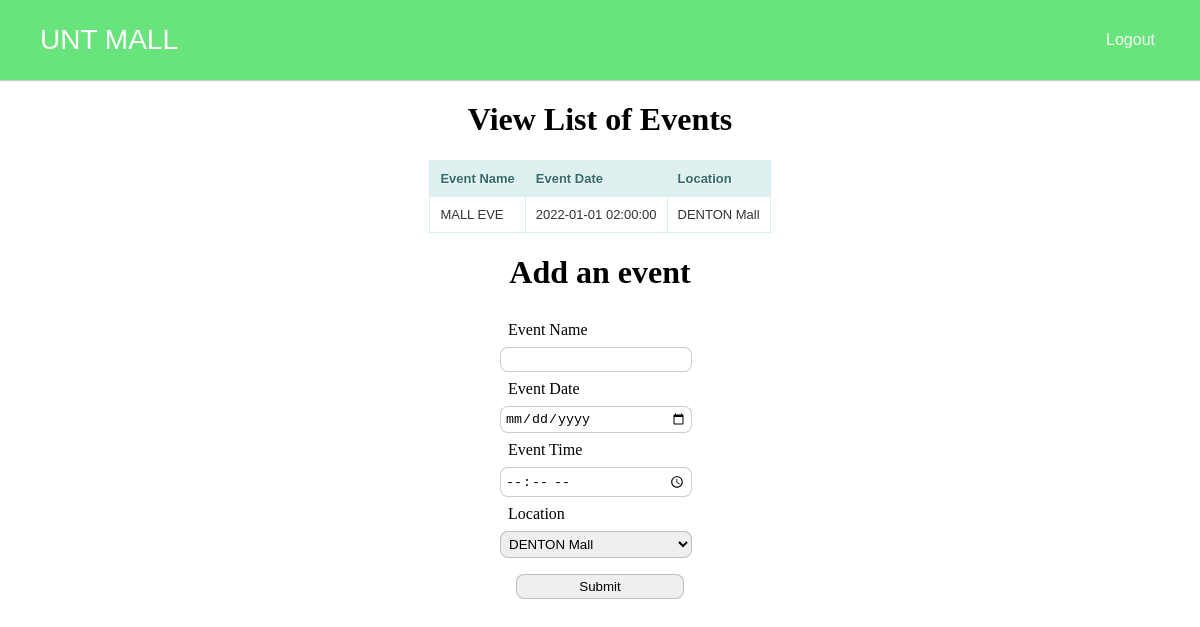
/shoppingmall/index.php/manager/Events, run on the app's committed database.
### tables this page shows
CREATE TABLE `mallevent` (
  `mallEventId` int(11) NOT NULL,
  `mallEventName` varchar(50) NOT NULL,
  `mallEventDate` datetime NOT NULL,
  `mallIds` int(11) NOT NULL
);

CREATE TABLE `shoppingmalldetails` (
  `shoppingMallId` int(11) NOT NULL,
  `shoppingMallName` varchar(50) NOT NULL,
  `shoppingMallAddress` varchar(100) NOT NULL,
  `shoppingMallMobile` varchar(12) NOT NULL
);

### shoppingmall/application/controllers/Manager.php (called while the page is built, shortened)
<?php
class Manager extends CI_Controller {
	public function getMallList(){
		$this->load->model('ManagerModel');
		return $this->ManagerModel->getMallsList();
	}
	public function Events(){
		$data['malls']  = $this->getMallList();
		$this->load->model('ManagerModel');
		$data['events'] = $this->ManagerModel->getAllEvents();
		$this->load->view('Manager/Events.php',$data);
	}
}

### shoppingmall/index.php (called while the page is built, shortened)
<?php
require_once BASEPATH.'core/CodeIgniter.php';

### shoppingmall/application/models/ManagerModel.php (called while the page is built, shortened)
<?php
class ManagerModel extends CI_Model {
    public function getMallsList(){
        $query = $this->db->query("SELECT * from shoppingmalldetails");
        return $query->result();
    }
    public function getAllEvents(){
        $query = $this->db->query("SELECT * FROM mallevent me INNER JOIN shoppingmalldetails sd on sd.shoppingMallId = me.mallIds ");
        return $query->result();
    }
}
?>

### shoppingmall/application/views/Manager/Events.php (the view, shortened to what this page needs)
<html>
    <head>
    </head>
    <body>
        <div>
            <h1>View List of Events</h1>
            <table>
                <thead>
                    <th>Event Name</th>
                    <th>Event Date</th>
                    <th>Location</th>
                </thead>
                <tbody>
                    <?php for($i=0;$i<count($events);$i++){ ?>
                        <tr>
                            <td><?php echo $events[$i]->mallEventName; ?></td>
                            <td><?php echo $events[$i]->mallEventDate; ?></td>
                            <td><?php echo $events[$i]->shoppingMallName; ?></td>
                        </tr>
                    <?php } ?>
                </tbody>
            </table>
        </div>
        <div>
            <h1>Add an event</h1>
            <form action="addEvents" method="POST">
                <div>
                    <label for="">Event Name</label>
                    <input  name="mallEventName" type="text">
                </div>
                <div>
                    <label for="">Event Date</label>
                    <input  name="mallEventDate" type="date">
                </div>
                <div>
                    <label for="">Event Time</label>
                    <input type="time" name="eventTime">
                </div>
                <div>
                    <label for="">Location</label>
                    <select name="Location" id="">
                        <?php for($i=0;$i<count($malls);$i++){ ?>
                        <option value="<?php echo $malls[$i]->shoppingMallId ?>"><?php echo $malls[$i]->shoppingMallName ?></option>
                        <?php  } ?>
                    </select>
                </div>
                <div class="submit_div">
                    <input type="submit">
                  </div>
            </form>
        </div>
    </body>
</html>

### shoppingmall/application/views/Manager/Events.php (style rules this page uses)
h1 { text-align: center; }
table { border: solid 1px #DDEEEE; border-collapse: collapse; border-spacing: 0; font: normal 13px Arial, sans-serif; margin: auto; }
table thead th { background-color: #DDEFEF; border: solid 1px #DDEEEE; color: #336B6B; padding: 10px; text-align: left; text-shadow: 1px 1px 1px #fff; }
table tbody td { border: solid 1px #DDEEEE; color: #333; padding: 10px; text-shadow: 1px 1px 1px #fff; }
.submit_div { display: flex; justify-content: center; padding: 1rem; }
label { display: block; padding: 0.5rem; }
input,select { width: 12rem; border-radius:0.5rem; padding: 0.25rem; border: 1px solid rgba(0,0,0,0.2) }
form { width: 200; margin: auto; }

### shoppingmall/application/views/header.php (style rules this page uses)
body { margin: 0; }

### data on the page
mallevent: mallEventName "MALL EVE", mallEventDate "2022-01-01 02:00:00", mallIds.shoppingMallName "DENTON Mall"

### other printed values
form field Location "DENTON Mall"
